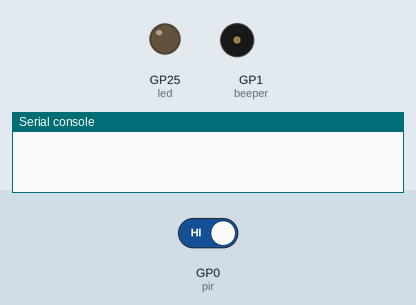
A program run on a simulated Raspberry Pi Pico running MicroPython. Parts: output pins drawn as LEDs (lit = HIGH), buzzer (waves = sounding), the last lines printed to the serial console. The inputs (shaded band) are chosen by the test bench; at power-on: GP0 (pir) HIGH.

Above: at 1.2 s.
1.3 s: GP0 (pir) driven LOW
At 1.45 s:
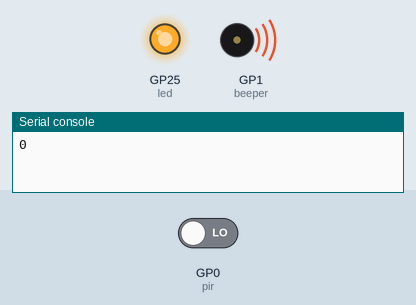
Timing chart, 0 to 4.3 s (numbered marks = the images above; inputs shaded):
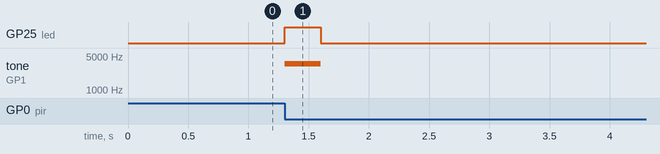

The program:

pir_ir_motion.py
```python
from machine import Pin, PWM
from time import sleep

motion = False
led = Pin(25, Pin.OUT)
pir = Pin(0, Pin.IN)
beeper = PWM(Pin(1))

def beep():
    global beeper
    beeper.duty_u16(2500)
    beeper.freq(3500)
    sleep(0.3)
    beeper.duty_u16(0)

def handle_interrupt(pin):  #Avoid using print() inside isr
  global motion
  global led
  global pir
  print(pir.value())
  if(motion == True):
      return
  motion = True
  led.on()
  beep()
  led.off()
  motion = False


# condition = Pin.IRQ_RISING | Pin.IRQ_FALLING
condition = Pin.IRQ_FALLING

pir.irq(trigger = condition, handler = handle_interrupt)
```

Measured:
- after the input at 1.3 s, GP25 (led): LOW → HIGH at once, → LOW 0.30 s later; tone on GP1 (beeper): silent → 3500 Hz at once, → silent 0.30 s later
